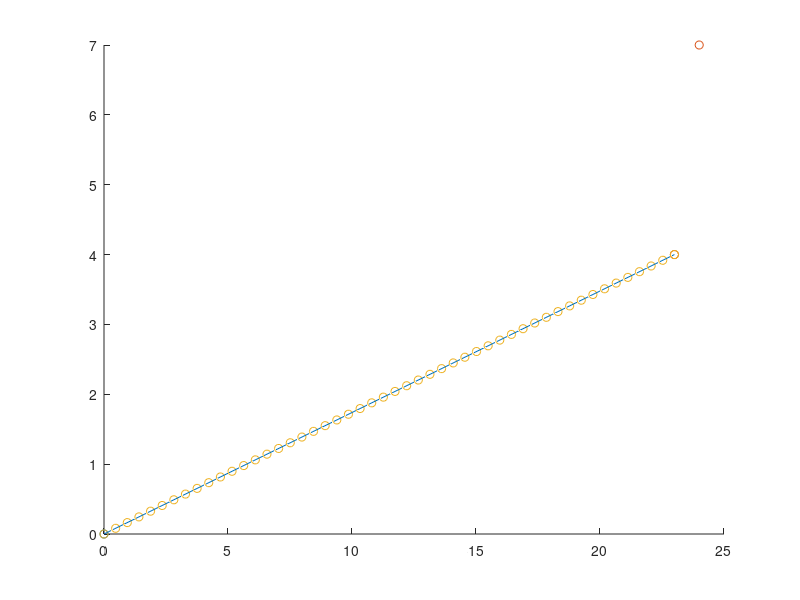

Write MATLAB code to recreate this figure. (Note: this script raises an error after producing the figure.)

function ellipsoid_obstacle_avoidance

% Parameters
%%%%%%%%%%%%%%%%%%%%%%%%%%%%%%%%%%%%%%%%%%%%%%%%%%%%%%%%%%%%%%%%%%%%%%%%%%%
param.dt = 1E-2;        %Time step length
param.nbData = 50;      %Number of datapoints
param.nbIter = 1000;    %Number of iterations for iLQR
param.nbVarX = 3;       %State space dimension (x1,x2,x3)
param.nbVarU = 3;       %Control space dimension (dx1,dx2,dx3)
param.nbVarF = 2;       %Objective function dimension (f1,f2,f3, with f3 as orientation)
param.r = 100;          %Control weight term
param.nbObj = 2;
param.d = 4;             %distance for radius of repulsive cost

% defining the two objectives
%param.Obj3d = [[20.; -1.;0], [20.; 1.;0], [20;0;-1]];
%param.Obj3d = [[22.; -4.], [5.; 5.]];
%param.Obj3d = [[15.; 6.], [-2.; 3.]];
param.Obj3d = [[24; 7;5],[23; 4;10]];

% Initial robot pose
x0_3d = [0;0;0];


% generate the trajectory to be avoided for all objects exept goal (index 1)
param.traj3d = zeros(param.nbVarX, param.nbData, param.nbObj-1);

for i = 2:param.nbObj 
    param.traj3d(1,:,i-1) = linspace(0,param.Obj3d(1,i),param.nbData);
    param.traj3d(2,:,i-1) = linspace(0,param.Obj3d(2,i),param.nbData);
    param.traj3d(3,:,i-1) = linspace(0,param.Obj3d(3,i),param.nbData);
end


% -------------------------------------------------------------------------
% PLOTTING THE INITIAL SITUATION
figure
hold on
scatter3(x0_3d(1),x0_3d(2),x0_3d(3));
scatter3(param.Obj3d(1,:),param.Obj3d(2,:), param.Obj3d(3,:));

for j = 2:param.nbObj
    scatter3(param.traj3d(1,:,j-1), param.traj3d(2,:,j-1), param.traj3d(3,:,j-1));
    plot3([x0_3d(1) param.Obj3d(1,j)],[x0_3d(2) param.Obj3d(2,j)],[x0_3d(3) param.Obj3d(3,j)]);
end

size_rec = 0.5;

draw_cube(param.Obj3d(:,1), size_rec, 'green');

for i = 2:param.nbObj
    
   draw_cube(param.Obj3d(:,i), size_rec, 'red'); 
    
end

xlabel('x');
ylabel('y');
zlabel('z');
xlim([-2,30]);
ylim([-2,30]);
zlim([-2,30]);
grid on;
view(3);
hold off

% ------------------------------------------------------------------------

% defining the point of view of the observer
param.pov = [15; -10; 5];
param.ThetaX = 0;
param.ThetaY = 0;
param.ThetaZ = 0;

% projecting objectives and trajectories on viewplane
param.Obj = Point_Projection(param.Obj3d,param.ThetaX, param.ThetaY, param.ThetaZ, param.pov);
param.traj = zeros(param.nbVarX-1, param.nbData, param.nbObj-1);

for i = 1:param.nbObj-1
    param.traj(:,:,i) = Point_Projection(param.traj3d(:,:,i), param.ThetaX, param.ThetaY, param.ThetaZ, param.pov);
end

% computing the covariance matrix of the various goals
X_obj = param.Obj - mean(param.Obj, 2);

Cov = X_obj*X_obj'/(param.nbObj-1);
epsilon = 1E-4 * diag(ones(2));
Cov = Cov+epsilon; % ensure not to have a singular matrixx

% Compute the eigenvectos of the covariance matrix
[eig_vec, D] = eig(Cov);
eig_max = max(D, [], 'all');

% tuning the weights as a function of the eigenvalues
% start by sorting the eigenvalues and rearanging eigenvectors
[~,I] = sort(diag(D),'descend');
eig_vec = eig_vec(:,I);
D = diag([10,5])/eig_max;


% TUNING PARAMETERS ------------------------------------------------------

% Q2 matrix, keep away from unwanted trajectories
scaling_fact = 1000;

param.w2 = linspace(3000, 1500, param.nbData);

q = zeros(1,param.nbData);
q(:) = scaling_fact;
param.Q2 = kron(diag(q), eig_vec*D*eig_vec');


% Q1 brings end effector to right goal
param.Qf = param.nbData*param.w2(1)*scaling_fact*100;
Mat1 = eye(param.nbData);
Mat1(param.nbData, param.nbData) = param.Qf; %terminal weight
param.Q1 = kron(Mat1, eye(param.nbVarX)*100);

% Qp brings end effector to right goal in projection space
Mat2 = eye(param.nbData);
Mat2(param.nbData, param.nbData) = param.Qf;
param.Qp = kron(Mat2, eig_vec*eye(param.nbVarX-1)*eig_vec'*0);


% Defining the control matrix
R = speye((param.nbData-1)*param.nbVarU)*param.r;

%--------------------------------------------------------------------------

% Iterative LQR (iLQR)
%%%%%%%%%%%%%%%%%%%%%%%%%%%%%%%%%%%%%%%%%%%%%%%%%%%%%%%%%%%%%%%%%%%%%%%%%%%
u = zeros(param.nbVarU*(param.nbData-1), 1); %Initial commands

% projecting it on viewspace
x0 = Point_Projection(x0_3d, param.ThetaX, param.ThetaY, param.ThetaZ, param.pov);

% Transfer matrices (for linear system as single integrator)
Su0 = [zeros(param.nbVarX, (param.nbVarX)*(param.nbData-1)); tril(kron(ones(param.nbData-1), eye(param.nbVarX)*param.dt))];
Sx0 = kron(ones(param.nbData,1), eye(param.nbVarX));

for n=1:param.nbIter	
	x3d = reshape(Su0 * u + Sx0 * x0_3d, param.nbVarX, param.nbData); %System evolution  
    
    % computing the Jacobians and Hessian of the cost function 
    Jx = Gradient_x(x3d, param);
    Ju = 2*R*u;
    
    Hxx = Hess_x(x3d, param);
    Huu = 2*R;
    % calculating the update step
    du = (Su0'*Hxx*Su0 + Huu)^(-1)*(-Su0'*Jx-Ju);
    
	% Estimate step size with backtracking line search method
	
	alpha = 1;
	cost0 = cost_fct(x3d, u, param, R);
    
	while 1
		utmp = u + du * alpha;
		xtmp = reshape(Su0 * utmp + Sx0 * x0_3d, param.nbVarX, param.nbData); %System evolution
        
        cost = cost_fct(xtmp, utmp, param, R);
        
        if cost < cost0 || alpha < 1E-4
			break;
        end
        
		alpha = alpha * 0.5;
    end
    
	u = u + du * alpha;
    
    clc;
    display(n);
	
	if norm(du * alpha) < 1E-2
		break; %Stop iLQR when solution is reached
    end
    
end
disp(['iLQR converged in ' num2str(n) ' iterations.']);

% retransforming everything in original frame

if abs(x3d(1,param.nbData) - param.Obj(1,1)) < 1E-5
    if abs(x3d(2, param.nbData) -param.Obj(2,1)) < 1E-5
        if abs(x3d(2, param.nbData)-param.Obj(2,1)) < 1E-5
        
            display("reached goal point");
        end
    end
end

%% Plot state space
%%%%%%%%%%%%%%%%%%%%%%%%%%%%%%%%%%%%%%%%%%%%%%%%%%%%%%%%%%%%%%%%%%%%%%%%%%%

% Plot projection ---------------------------------------------------------
x = Point_Projection(x3d, param.ThetaX, param.ThetaY, param.ThetaZ, param.pov);

figure('position',[10,10,600,600], 'color', [1 1 1]);
hold on;


size_rec = 0.75;
rec1_x = [param.Obj(1,1)-size_rec, param.Obj(1,1)-size_rec,  param.Obj(1,1)+size_rec, param.Obj(1,1)+size_rec];
rec1_y = [param.Obj(2,1)-size_rec, param.Obj(2,1)+size_rec, param.Obj(2,1)+size_rec, param.Obj(2,1)-size_rec];

patch(rec1_x, rec1_y, [0.4660 0.6740 0.1880]);
for j = 2:param.nbObj
    rec2_x = [param.Obj(1,j)-size_rec, param.Obj(1,j)-size_rec, param.Obj(1,j)+size_rec, param.Obj(1,j)+size_rec];
    rec2_y = [param.Obj(2,j)-size_rec, param.Obj(2,j)+size_rec, param.Obj(2,j)+size_rec, param.Obj(2,j)-size_rec];
    patch(rec2_x, rec2_y, [0.8500 0.3250 0.0980]);
end
plot(x(1,:),x(2,:),"LineWidth", 1.5, "Marker", 'o')

%plotting fastest path
plot([x0(1) param.Obj(1,2)], [x0(2) param.Obj(2,2)], 'color', [0.4940 0.1840 0.5560], "LineWidth", 0.8, "LineStyle", '--');
plot([x0(1) param.Obj(1,1)], [x0(2) param.Obj(2,1)], 'color', [0.4940 0.1840 0.5560], "LineWidth", 0.8, "LineStyle", '--');


% grid on
axis off
hold off;

% Plotting the 3D trajectory-----------------------------------------------

figure('position',[10,10,600,600], 'color', [1 1 1]);
hold on
grid on

plot3(x3d(1,:),x3d(2,:),x3d(3,:),"LineWidth", 1.5);

% plotting the objectives
draw_cube(param.Obj3d(:,1), size_rec, [0.4660 0.6740 0.1880]);

for i = 2:param.nbObj
    
   draw_cube(param.Obj3d(:,i), size_rec, [0.8500 0.3250 0.0980]); 
    
end

plot3([x0_3d(1) param.Obj3d(1,1)], [x0_3d(2) param.Obj3d(2,1)], [x0_3d(3) param.Obj3d(3,1)], 'color', [0.4940 0.1840 0.5560], "LineWidth", 0.8, "LineStyle", '--');
plot3([x0_3d(1) param.Obj3d(1,2)], [x0_3d(2) param.Obj3d(2,2)], [x0_3d(3) param.Obj3d(3,2)], 'color', [0.4940 0.1840 0.5560], "LineWidth", 0.8, "LineStyle", '--');

Rx = [1 0 0; 0 cos(param.ThetaX) -sin(param.ThetaX); 0 sin(param.ThetaX) cos(param.ThetaX)];
Ry = [cos(param.ThetaY) 0 sin(param.ThetaY); 0 1 0; -sin(param.ThetaY) 0 cos(param.ThetaY)];
Rz = [cos(param.ThetaZ) -sin(param.ThetaZ) 0; sin(param.ThetaZ) cos(param.ThetaZ) 0; 0 0 1];

ey = [0;6;0];
ey_new = Rz*Ry*Rx*ey;

quiver3(param.pov(1), param.pov(2), param.pov(3), ey_new(1), ey_new(2), ey_new(3),"LineWidth", 5, 'color', 'b');
draw_cube(param.pov, 1, [0.9290 0.6940 0.1250])

xlim([-2,28]);
ylim([-15,15]);
zlim([-2,28]);
xlabel('x');
ylabel('y');
zlabel('z');

view(3);
hold off;


end

%GRADIENT function --------------------------------------------------------

function Jx = Gradient_x(X, param)
    %{ 
    Computes the gradient of the cost function with respect to the x
    X: (NxM) datapoints
    Jx: (NMx1) vector containing the gradient of each step

    %}
    
    % building projection matrix
    Rx = [1 0 0; 0 cos(param.ThetaX) -sin(param.ThetaX); 0 sin(param.ThetaX) cos(param.ThetaX)];
    Ry = [cos(param.ThetaY) 0 sin(param.ThetaY); 0 1 0; -sin(param.ThetaY) 0 cos(param.ThetaY)];
    Rz = [cos(param.ThetaZ) -sin(param.ThetaZ) 0; sin(param.ThetaZ) cos(param.ThetaZ) 0; 0 0 1];
    P = inv(Rz*Ry*Rx);
    P = P([1,3],:);
    
    X1 = reshape(X-param.Obj3d(:,1), param.nbVarX*param.nbData,1);
    Jx = 2*param.Q1*X1;
    
    % Projecting X on 2D viewplane to calcultate 2D Jacobian in viewplane
    Xp = Point_Projection(X, param.ThetaX, param.ThetaY, param.ThetaZ, param.pov);
    % Xp = reshape(Xp, (param.nbVarX-1)*param.nbData, 1);
    X1p = reshape(Xp-param.Obj(:,1), (param.nbVarX-1)*param.nbData, 1);
    
    Jxp = 2*param.Qp*X1p;
    
    for k = 1:param.nbData          % iterate over the points of trajectorx
        Q2 = param.Q2(2*k-1:2*k,2*k-1:2*k);
        
        for j = 1:param.nbObj-1     % iterate over the number of different objectives
            for i = 2:param.nbData  % iterate over the trajectory to avoid

                dif1 = abs(Xp(1,k)-param.traj(1,i,j));
                dif2 = abs(Xp(2,k)-param.traj(2,i,j));
                j1 = 0;
                j2 = 0;
                f1 = 0;
                f2 = 0;
                if dif1 < param.d
                    f1 = param.d - dif1;
                    if Xp(1,k) > param.traj(1,i,j)
                        j1 = -1;
                    else
                        j1 = 1;
                    end
                    
                end
                
                if dif2 < param.d
                    f2 = param.d - dif2;
                    if Xp(2,k) > param.traj(2,i,j)
                        j2 = -1;
                    else
                        j2 = 1;
                    end
                end
                
                f = [f1;f2];
                Jac = diag([j1,j2]);
                
                Jxp(2*k-1:2*k,:) = Jxp(2*k-1:2*k,:) + 2*Jac'*Q2*f;
                
            end
        end   
    end
    
    % going from 2d Jacobian to the 3D one
    Jxp = reshape(Jxp, param.nbVarX-1, param.nbData);
    Jxp = reshape(P'*Jxp, param.nbVarX*param.nbData,1);
    Jx = Jx + Jxp;
 

end

% APRROX OF HESSIAN CALCULATION TO USE GAUSS NEWTON UPDATE STEP

function Hxx = Hess_x(X, param)
 %{
    Returns the Hessian of the cost function around each one of the
    datapoints
    X (NxM) input data
    Hxx (N*NbrDataPoints) square matrix
    %}
    
    % building projection matrix
    Rx = [1 0 0; 0 cos(param.ThetaX) -sin(param.ThetaX); 0 sin(param.ThetaX) cos(param.ThetaX)];
    Ry = [cos(param.ThetaY) 0 sin(param.ThetaY); 0 1 0; -sin(param.ThetaY) 0 cos(param.ThetaY)];
    Rz = [cos(param.ThetaZ) -sin(param.ThetaZ) 0; sin(param.ThetaZ) cos(param.ThetaZ) 0; 0 0 1];
    P = inv(Rz*Ry*Rx);
    P = P([1,3],:);
    
    Q1 = param.Q1;
    Hxx = 2*Q1;
    
    % projecting trajectory on the viewplane
    Xp = Point_Projection(X, param.ThetaX, param.ThetaY, param.ThetaZ, param.pov);
    Hxxp = []; %H essian for all points 
    
    for k = 1:param.nbData
        H2d = 2*param.Qp(2*k-1:2*k, 2*k-1:2*k);
        Q2 = param.Q2(2*k-1:2*k,2*k-1:2*k);
        
        for j = 1:param.nbObj-1         % iterate over the number of different objectives
            for i = 2:param.nbData      % iterate over the trajectory    
            
                dif1 = abs(Xp(1,k)-param.traj(1,i,j));
                dif2 = abs(Xp(2,k)-param.traj(2,i,j));
                j1 = 0;
                j2 = 0;
  
                if dif1 < param.d
                    
                    if Xp(1,k) > param.traj(1,i,j)
                        j1 = -1;
                    else
                        j1 = 1;
                    end
                    
                end
                
                if dif2 < param.d
                    
                    if Xp(2,k) > param.traj(2,i,j)
                        j2 = -1;
                    else
                        j2 = 1;
                    end
                end
                
               
                Jac = diag([j1,j2]);
                
     
                H2d = H2d + 2*Jac'*Q2*Jac;
            end
        end
        
        % from projection space Hessian compute original space
        % Hessian

        H3d = P'*H2d*P;
        Hxxp = blkdiag(Hxxp, H3d);
    end
  
   Hxx = Hxx + Hxxp;
      
end


% COST FUNCTION -----------------------------------------------------------

function cost = cost_fct(X, U, param, R)
    %{
    X (NxM)

    %}
    X1 = reshape(X-param.Obj3d(:,1), (param.nbVarX)*param.nbData,1);
    Q1 = param.Q1;
    
    % attractive part of the cost
    cost = X1'*Q1*X1 + U'*R*U;
    
    % projecting points
    Xp = Point_Projection(X, param.ThetaX, param.ThetaY, param.ThetaZ, param.pov);
    X1p = reshape(Xp-param.Obj(:,1), (param.nbVarX-1)*param.nbData, 1);
    cost = cost + X1p'*param.Qp*X1p;
    
    for k = 1:param.nbData
        Q2 = param.Q2(2*k-1:2*k,2*k-1:2*k);
        for j = 1:param.nbObj-1        % iterating over the targets
           for i = 2:param.nbData      % iterating over the point of trajectory
                dif1 = abs(Xp(1,k)-param.traj(1,i,j));
                dif2 = abs(Xp(2,k)-param.traj(2,i,j));
                f1 = 0;
                f2 = 0;
                if dif1 < param.d
                    f1 = param.d - dif1;
                end
                if dif2 < param.d
                    f2 = param.d - dif2;
                end
                
                f = [f1;f2];
                cost = cost + f'*Q2*f;
               
                
            end
        end
    end
    
end

